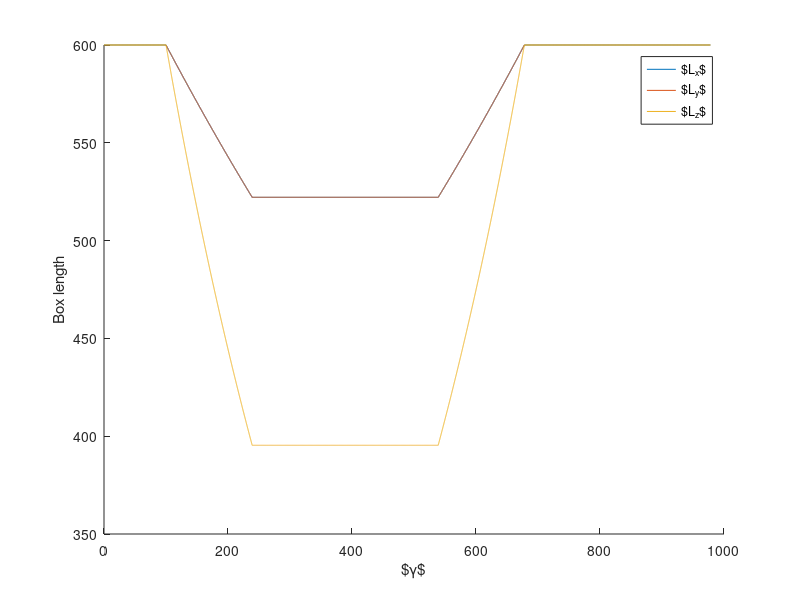
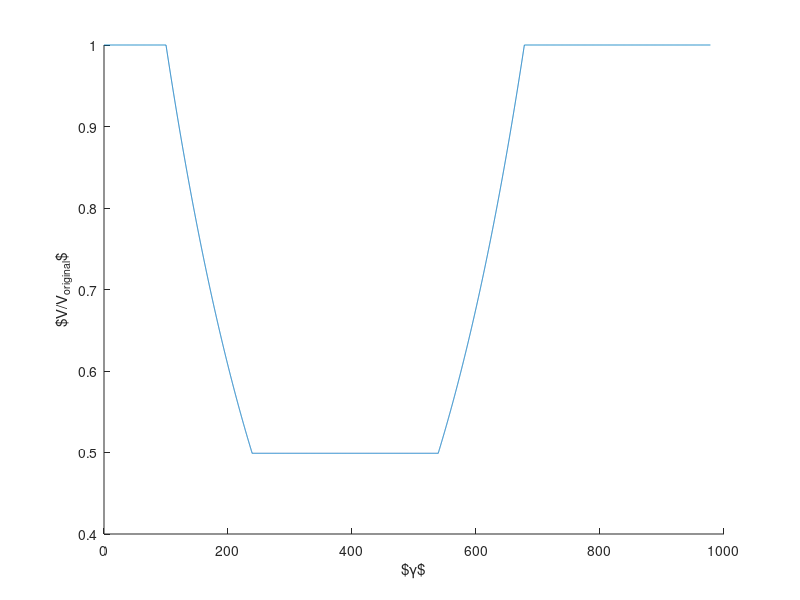
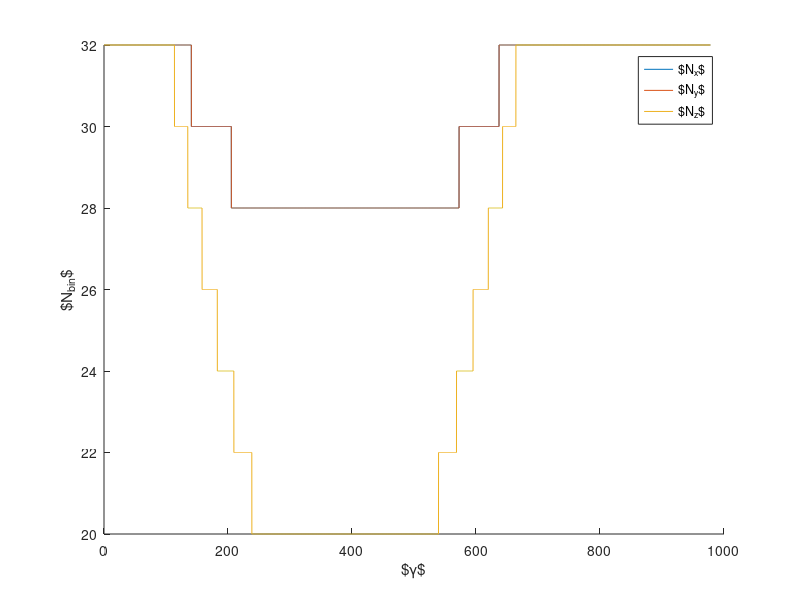
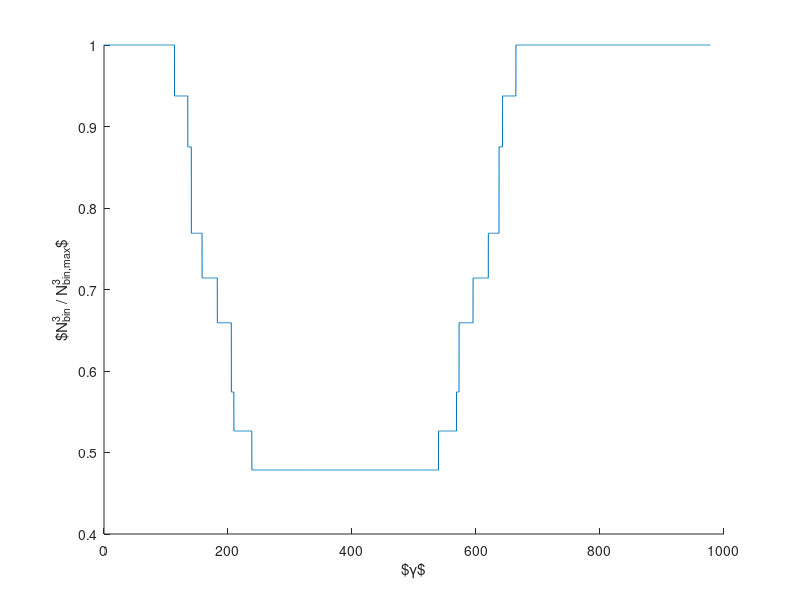

The MATLAB script that drew these images, in order:
clc;
clear;
close all;

%% input from file
% initial box
sidex = 600;
sidey = 600;
sidez = 600;

% max conc = a * init conc
a = 2;
% volume change by rate*100% in concentrating
rate = 0.0005;
% write info
box_write=1000;
dt=0.0001;

% specify expansion (-) or compression (+)
pow3 = 0.6;
pow1 = 0.2;
pow2 = 0.2;

%% Check binning
dxConst = 18.0;
dyConst = 18.0;
dzConst = 18.0;

nxbinMax = floor(sidex / dxConst);
nybinMax = floor(sidey / dyConst);
nzbinMax = floor(sidez / dzConst);

if (mod(nxbinMax,2) ~= 0)
    nxbinMax = nxbinMax - 1;
end
if (mod(nybinMax,2) ~= 0)
    nybinMax = nybinMax - 1;
end
if (mod(nzbinMax,2) ~= 0)
    nzbinMax = nzbinMax - 1;
end

%% calculate strain in each region
N = ceil(-log(a)/log(1-rate)*dt*box_write); % strain in concentrating or expanding
region1 = 100;           % low conc steady shear
region2 = region1+N;  % concentration
region3 = region2+300;  % high conc steady shear
region4 = region3+N;  % expand
region5 = region4+300;  % low conc steady shear
gammaTot = region5;


%% allocate array based on needed strain to complete cycle
gamma = (0:dt*box_write:gammaTot)';
Lx = zeros(length(gamma),1);
Ly = zeros(length(gamma),1);
Lz = zeros(length(gamma),1);

binx = zeros(length(gamma),1);
biny = zeros(length(gamma),1);
binz = zeros(length(gamma),1);

n = 0;
%% fill in box array
for s=1:length(gamma)+1
    % region 1
    if (s <= region1/(dt*box_write)+1)
        Lx(s) = sidex;
        Ly(s) = sidey;
        Lz(s) = sidez;
        n = 1;
        binx(s) = floor(Lx(s) / dxConst);
        biny(s) = floor(Ly(s) / dyConst);
        binz(s) = floor(Lz(s) / dzConst);
        if (mod(binx(s),2) ~= 0)
            binx(s) = binx(s) - 1;
        end
        if (mod(biny(s),2) ~= 0)
            biny(s) = biny(s) - 1;
        end
        if (mod(binz(s),2) ~= 0)
            binz(s) = binz(s) - 1;
        end
        continue;
    end
    % region 2
    if (s <= region2/(dt*box_write)+1)
        Lx(s) = sidex*(1-rate)^(n*pow1);
        Ly(s) = sidey*(1-rate)^(n*pow2);
        Lz(s) = sidez*(1-rate)^(n*pow3);
        n = n+1;
        binx(s) = floor(Lx(s) / dxConst);
        biny(s) = floor(Ly(s) / dyConst);
        binz(s) = floor(Lz(s) / dzConst);
        if (mod(binx(s),2) ~= 0)
            binx(s) = binx(s) - 1;
        end
        if (mod(biny(s),2) ~= 0)
            biny(s) = biny(s) - 1;
        end
        if (mod(binz(s),2) ~= 0)
            binz(s) = binz(s) - 1;
        end
        continue;
    end
    % region 3
    if (s <= region3/(dt*box_write)+1)
        Lx(s) = Lx(s-1);
        Ly(s) = Ly(s-1);
        Lz(s) = Lz(s-1);
        ind = s;
        n = 1;
        binx(s) = floor(Lx(s) / dxConst);
        biny(s) = floor(Ly(s) / dyConst);
        binz(s) = floor(Lz(s) / dzConst);
        if (mod(binx(s),2) ~= 0)
            binx(s) = binx(s) - 1;
        end
        if (mod(biny(s),2) ~= 0)
            biny(s) = biny(s) - 1;
        end
        if (mod(binz(s),2) ~= 0)
            binz(s) = binz(s) - 1;
        end
        continue;
    end
    % region 4
    if (s <= region4/(dt*box_write)+1)
        Lx(s) = Lx(ind)*(1-rate)^(-n*pow1);
        Ly(s) = Ly(ind)*(1-rate)^(-n*pow2);
        Lz(s) = Lz(ind)*(1-rate)^(-n*pow3);
        n = n+1;
        binx(s) = floor(Lx(s) / dxConst);
        biny(s) = floor(Ly(s) / dyConst);
        binz(s) = floor(Lz(s) / dzConst);
        if (mod(binx(s),2) ~= 0)
            binx(s) = binx(s) - 1;
        end
        if (mod(biny(s),2) ~= 0)
            biny(s) = biny(s) - 1;
        end
        if (mod(binz(s),2) ~= 0)
            binz(s) = binz(s) - 1;
        end
        continue;
    end
    % region 5
    if (s <= region5/(dt*box_write)+1)
        Lx(s) = sidex;
        Ly(s) = sidey;
        Lz(s) = sidez;
        binx(s) = floor(Lx(s) / dxConst);
        biny(s) = floor(Ly(s) / dyConst);
        binz(s) = floor(Lz(s) / dzConst);
        if (mod(binx(s),2) ~= 0)
            binx(s) = binx(s) - 1;
        end
        if (mod(biny(s),2) ~= 0)
            biny(s) = biny(s) - 1;
        end
        if (mod(binz(s),2) ~= 0)
            binz(s) = binz(s) - 1;
        end
        continue;
    end
end
V = Lx.*Ly.*Lz;

figure()
hold on
plot(gamma, Lx)
plot(gamma, Ly)
plot(gamma, Lz)
legend('$L_x$','$L_y$','$L_z$')
xlabel('$\gamma$')
ylabel('Box length')

figure()
hold on
plot(gamma, V/(sidex*sidey*sidez))
xlabel('$\gamma$')
ylabel('$V/V_{original}$')
%
% gammaTot

figure
hold on
plot(gamma, binx)
plot(gamma, biny)
plot(gamma, binz)
xlabel('$\gamma$')
ylabel('$N_{bin}$')
legend('$N_x$','$N_y$','$N_z$')

figure
hold on
plot(gamma, binx.*biny.*binz/(nxbinMax*nybinMax*nzbinMax))
xlabel('$\gamma$')
ylabel('$N_{bin}^3 / N_{bin,max}^3$')

if max(binx.*biny.*binz/(nxbinMax*nybinMax*nzbinMax)) > 1
    display('Error')
else
    display('This condition works')
end
